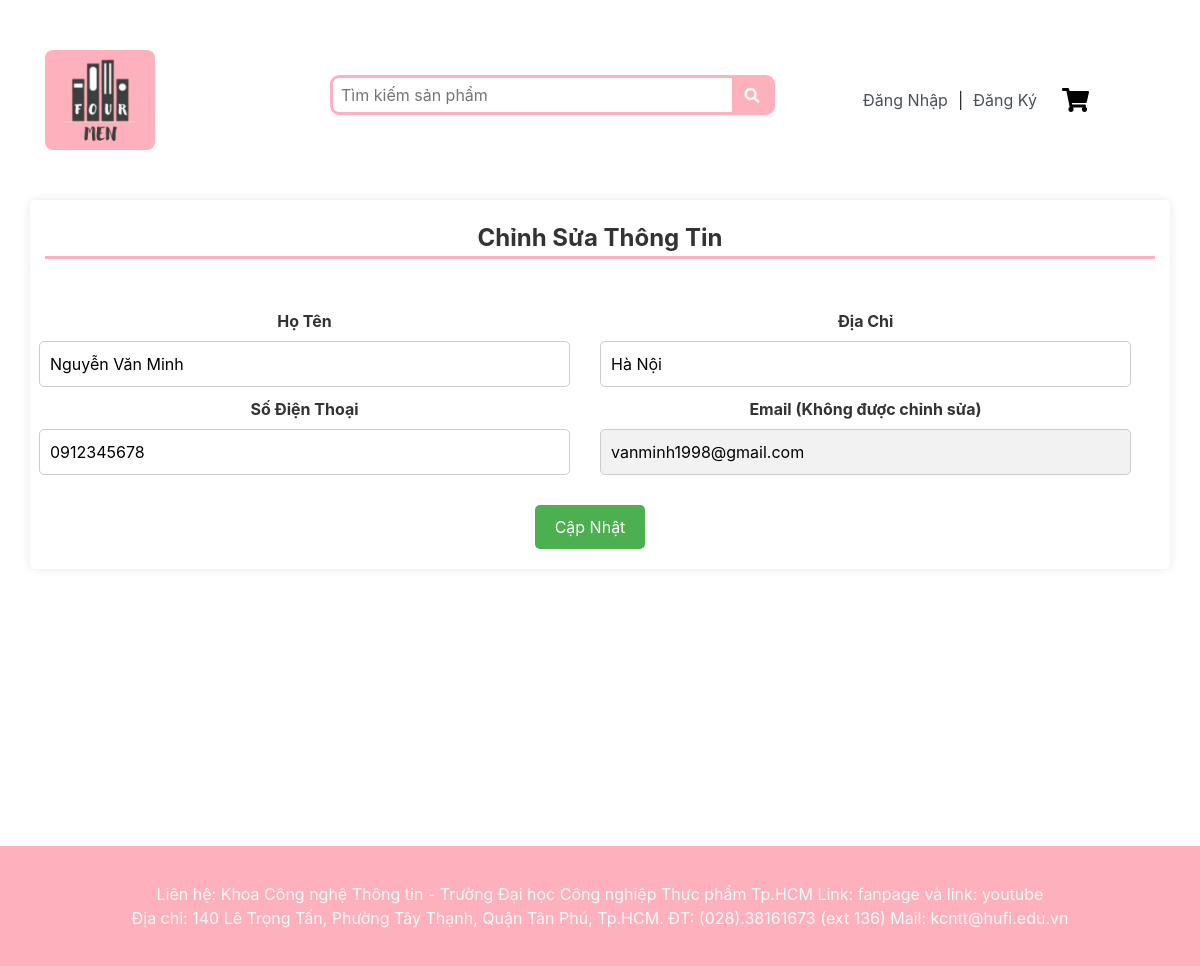
The page /ThongTinCaNhanKH.php?email=vanminh1998@gmail.com on the database as committed earlier.
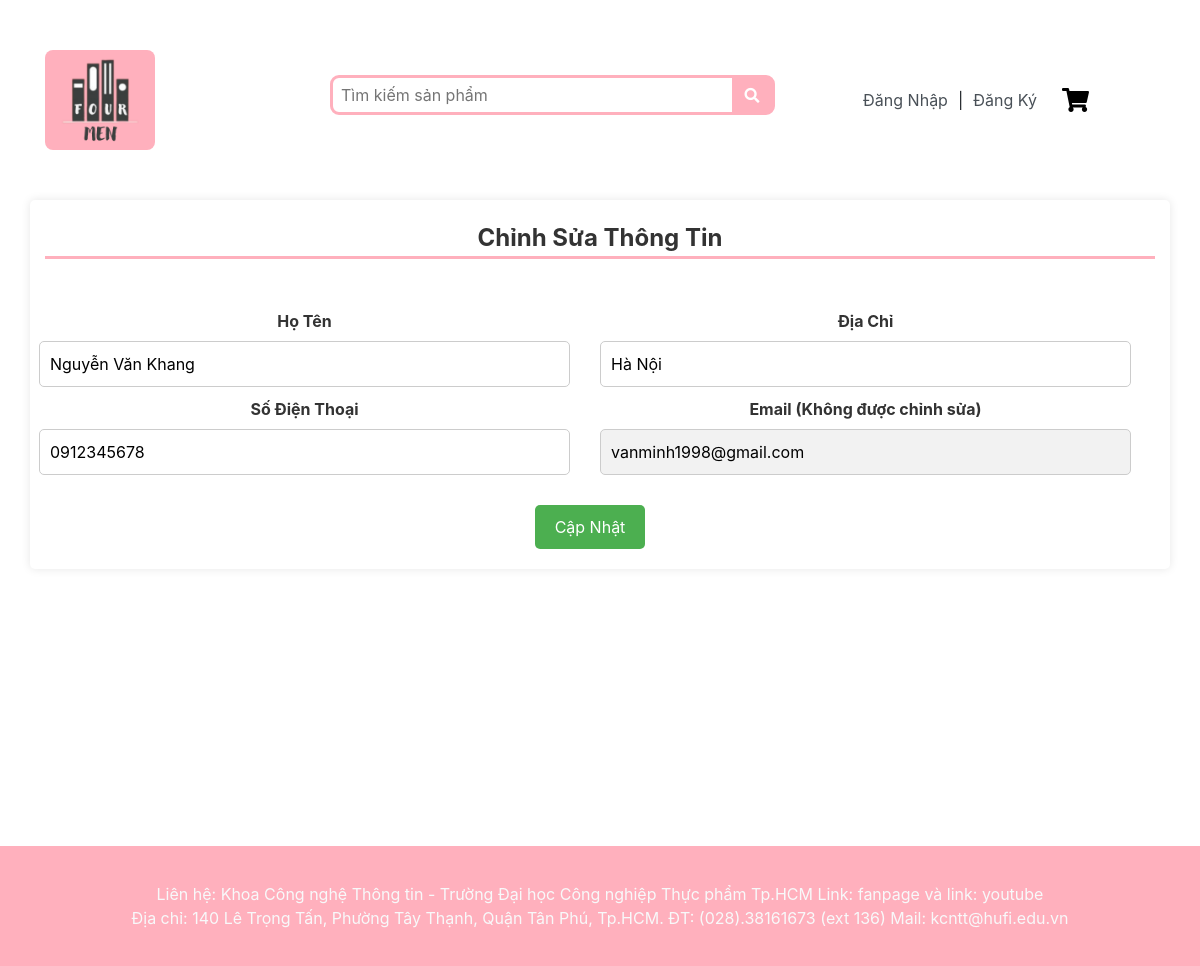
The same page on the database as committed later.
### tables this page shows
CREATE TABLE `khachhang` (
  `MaKH` int(11) NOT NULL,
  `HoTen_KH` varchar(100) NOT NULL,
  `DiaChi_KH` varchar(255) NOT NULL,
  `SDT_KH` varchar(255) NOT NULL,
  `Email_KH` varchar(255) NOT NULL,
  `Password_KH` varchar(200) NOT NULL
);

### ThongTinCaNhanKH.php (the view, shortened to what this page needs)
<?php
$email = $_GET['email'];
$pdo = new PDO("mysql:host=localhost;dbname=ql_vanphongpham", "root", "");
$pdo->query("set names utf8");
$query = $pdo->prepare("SELECT HoTen_KH, DiaChi_KH, SDT_KH, Email_KH FROM KhachHang WHERE Email_KH = :email");
$query->execute(['email' => $email]);
$result = $query->fetch(PDO::FETCH_ASSOC);
?>
<!DOCTYPE html>
<html lang="en">
<head>
    <link rel="stylesheet" href="Bootstrap/bootstrap.min.css">
    <link rel="stylesheet" href="styles.css">
    <link rel="stylesheet" href="DangNhaps.css">
    <link rel="stylesheet" href="ThongTinCaNhanKH.css">
</head>
<body>
    <?php
    include "Header.php";
    ?>
    <div class="container auth">
        <div class="row">
            <div class="col">
                <div class="swich">
                    <div class="row">
                        <div class="col">
                            <div class="au DangNhap">Chỉnh Sửa Thông Tin</div>
                        </div>
                    </div>
                </div>
            </div>
        </div>
        <div class="row">
            <form method="POST" action="UpdateTTKH.php">
                <div class="row form">
                    <div class="row">
                        <div class="col">
                            <label>Họ Tên </label>
                            <input type="text" name="HoTen_KH" class="HoTen_KH in"
                                value="<?php echo $result['HoTen_KH']; ?>">
                        </div>
                        <div class="col">
                            <label>Địa Chỉ </label>
                            <input type="text" name="DiaChi_KH" class="DiaChi_KH in"
                                value="<?php echo $result['DiaChi_KH']; ?>">
                        </div>
                    </div>
                    <div class="row">
                        <div class="col">
                            <label>Số Điện Thoại </label>
                            <input type="tel" name="SDT_KH" class="SDT_KH in" value="<?php echo $result['SDT_KH']; ?>">
                        </div>
                        <div class="col">
                            <label>Email (Không được chỉnh sửa)</label>
                            <input type="text" name="Email_KH" class="Email_KH in"
                                value="<?php echo $result['Email_KH']; ?>" readonly>
                        </div>
                    </div>
                    <div class="row">
                        <div class="col">
                            <button class="submit" type="submit">Cập Nhật</button>
                        </div>
                    </div>
                </div>
            </form>
        </div>
    </div>
    <?php
    include "Footer.php";
    ?>
</body>
</html>

Rows that differ between the two databases and show on the page:
changed khachhang "Hà Nội": HoTen_KH "Nguyễn Văn Minh" → "Nguyễn Văn Khang"
